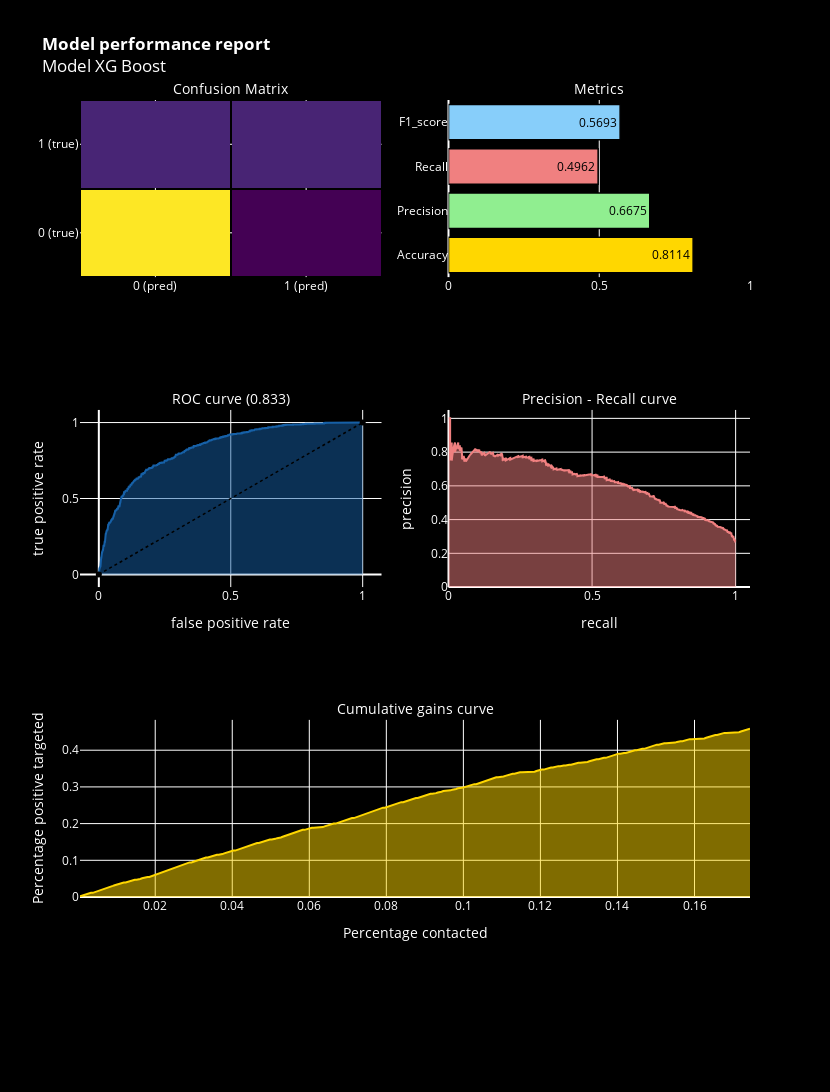

Notebook code cell kept with this figure:
### Code cell
model_performance('Model XG Boost')

### Figure 1 — Plotly figure (JSON) as saved in the notebook; plotly's stock layout.template omitted (floating-point values rounded to 4 significant figures; data arrays with more than 128 entries replaced by an {"elided": "..."} marker saying what was removed)
{"data": [{"colorscale": [[0.0, "#440154"], [0.1111, "#482878"], [0.2222, "#3e4989"], [0.3333, "#31688e"], [0.4444, "#26828e"], [0.5556, "#1f9e89"], [0.6667, "#35b779"], [0.7778, "#6ece58"], [0.8889, "#b5de2b"], [1.0, "#fde725"]], "showscale": false, "type": "heatmap", "x": ["0 (pred)", "1 (pred)"], "xaxis": "x", "xgap": 2, "y": ["0 (true)", "1 (true)"], "yaxis": "y", "ygap": 2, "z": [[1449, 131], [267, 263]]}, {"marker": {"color": ["gold", "lightgreen", "lightcoral", "lightskyblue"], "line": {"color": "#000000", "width": 1.5}}, "opacity": 1, "orientation": "h", "text": [0.8114, 0.6675, 0.4962, 0.5693], "textfont": {"color": "black"}, "textposition": "auto", "type": "bar", "x": [0.8114, 0.6675, 0.4962, 0.5693], "xaxis": "x2", "y": ["Accuracy", "Precision", "Recall", "F1_score"], "yaxis": "y2"}, {"fill": "tozeroy", "line": {"color": "rgb(22, 96, 167)", "width": 2}, "name": "Roc : 0.833", "type": "scatter", "x": {"elided": "617 float values"}, "xaxis": "x3", "y": {"elided": "617 float values"}, "yaxis": "y3"}, {"line": {"color": "black", "dash": "dot", "width": 1.5}, "type": "scatter", "x": [0, 1], "xaxis": "x3", "y": [0, 1], "yaxis": "y3"}, {"fill": "tozeroy", "line": {"color": "lightcoral", "width": 2}, "name": "Precision[0.2705462  0.27017365 0.2703117  ... 1.         1.         1.        ]", "type": "scatter", "x": {"elided": "1951 float values"}, "xaxis": "x4", "y": {"elided": "1951 float values"}, "yaxis": "y4"}, {"fill": "tozeroy", "line": {"color": "gold", "width": 2}, "type": "scatter", "x": {"elided": "368 float values"}, "xaxis": "x5", "y": {"elided": "2110 float values"}, "yaxis": "y5"}], "layout": {"annotations": [{"font": {"color": "white", "size": 14}, "showarrow": false, "text": "Confusion Matrix", "x": 0.225, "xanchor": "center", "xref": "paper", "y": 1.0, "yanchor": "bottom", "yref": "paper"}, {"font": {"color": "white", "size": 14}, "showarrow": false, "text": "Metrics", "x": 0.775, "xanchor": "center", "xref": "paper", "y": 1.0, "yanchor": "bottom", "yref": "paper"}, {"font": {"color": "white", "size": 14}, "showarrow": false, "text": "ROC curve (0.833)", "x": 0.225, "xanchor": "center", "xref": "paper", "y": 0.6111, "yanchor": "bottom", "yref": "paper"}, {"font": {"color": "white", "size": 14}, "showarrow": false, "text": "Precision - Recall curve", "x": 0.775, "xanchor": "center", "xref": "paper", "y": 0.6111, "yanchor": "bottom", "yref": "paper"}, {"font": {"color": "white", "size": 14}, "showarrow": false, "text": "Cumulative gains curve", "x": 0.5, "xanchor": "center", "xref": "paper", "y": 0.2222, "yanchor": "bottom", "yref": "paper"}], "autosize": false, "font": {"color": "white"}, "height": 1500, "margin": {"b": 195}, "paper_bgcolor": "black", "plot_bgcolor": "black", "showlegend": false, "title": {"text": "<b>Model performance report</b><br>Model XG Boost"}, "width": 830, "xaxis": {"anchor": "y", "color": "white", "domain": [0.0, 0.45]}, "xaxis2": {"anchor": "y2", "color": "white", "domain": [0.55, 1.0], "range": [0, 1]}, "xaxis3": {"anchor": "y3", "color": "white", "domain": [0.0, 0.45], "title": {"text": "false positive rate"}}, "xaxis4": {"anchor": "y4", "color": "white", "domain": [0.55, 1.0], "range": [0, 1.05], "title": {"text": "recall"}}, "xaxis5": {"anchor": "y5", "color": "white", "domain": [0.0, 1.0], "title": {"text": "Percentage contacted"}}, "yaxis": {"anchor": "x", "color": "white", "domain": [0.7778, 1.0]}, "yaxis2": {"anchor": "x2", "color": "white", "domain": [0.7778, 1.0]}, "yaxis3": {"anchor": "x3", "color": "white", "domain": [0.3889, 0.6111], "title": {"text": "true positive rate"}}, "yaxis4": {"anchor": "x4", "color": "white", "domain": [0.3889, 0.6111], "range": [0, 1.05], "title": {"text": "precision"}}, "yaxis5": {"anchor": "x5", "color": "white", "domain": [0.0, 0.2222], "title": {"text": "Percentage positive targeted"}}}}
